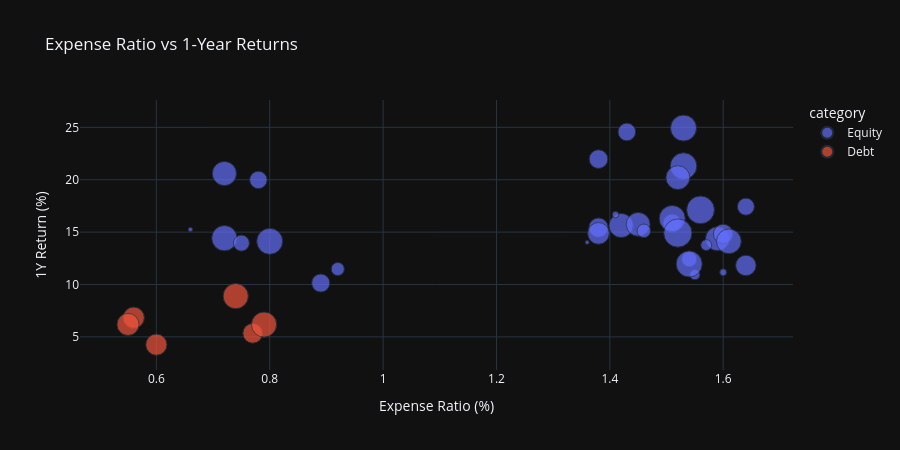

Write notebook code for a chart like this one.
### Markdown cell above
## Expense Ratio vs 1-Year Returns

### Code cell
# Expense Ratio vs 1-Year Returns
perf_merged = perf.merge(fund_master[['amfi_code','category']], on='amfi_code', how='left')
perf_merged = perf_merged.rename(columns={'category_y': 'category'})

fig = px.scatter(
    perf_merged, x='expense_ratio_pct', y='return_1yr_pct',
    color='category', size='aum_crore',
    hover_data=['amfi_code'],
    title='Expense Ratio vs 1-Year Returns',
    labels={'expense_ratio_pct': 'Expense Ratio (%)', 'return_1yr_pct': '1Y Return (%)'},
    template='plotly_dark'
)
fig.update_layout(height=450)
fig.write_image(str(CHARTS / 'chart12_expense_vs_return.png'))
fig.show()
print(' Chart 12 saved')

### Figure 1 — Plotly figure (JSON) as saved in the notebook; plotly's stock layout.template omitted (floating-point values rounded to 4 significant figures)
{"data": [{"customdata": [[119551], [119552], [119598], [119599], [100016], [125497], [100033], [125498], [120503], [120504], [120505], [120506], [118632], [118633], [118634], [118635], [120841], [120842], [120843], [119092], [119093], [119094], [119095], [101206], [101207], [102885], [102886], [102887], [148567], [148568], [148569], [149322], [149323], [149324]], "hovertemplate": "category=Equity<br>Expense Ratio (%)=%{x}<br>1Y Return (%)=%{y}<br>aum_crore=%{marker.size}<br>amfi_code=%{customdata[0]}<extra></extra>", "legendgroup": "Equity", "marker": {"color": "#636efa", "size": [14288, 1231, 19259, 36061, 6434, 10611, 23185, 18792, 36022, 41553, 979, 2571, 20909, 39475, 43630, 20284, 35585, 47469, 35012, 25803, 15866, 28996, 21545, 23500, 41613, 7350, 41728, 17912, 11361, 49046, 2989, 41828, 37835, 35124], "sizemode": "area", "sizeref": 122.6, "symbol": "circle"}, "mode": "markers", "name": "Equity", "orientation": "v", "showlegend": true, "type": "scatter", "x": [1.54, 0.66, 1.43, 0.72, 1.55, 0.92, 1.38, 0.78, 1.42, 0.8, 1.36, 1.41, 1.51, 0.72, 1.53, 0.89, 1.59, 1.56, 1.45, 1.64, 0.75, 1.38, 1.38, 1.6, 1.53, 1.57, 1.51, 1.64, 1.46, 1.52, 1.6, 1.54, 1.61, 1.52], "xaxis": "x", "y": [12.42, 15.25, 24.56, 20.59, 10.94, 11.48, 15.43, 19.98, 15.63, 14.12, 14.02, 16.67, 15.84, 14.42, 21.3, 10.14, 14.37, 17.12, 15.74, 11.82, 13.95, 14.88, 21.97, 14.82, 24.93, 13.76, 16.3, 17.43, 15.12, 14.91, 11.16, 11.96, 14.12, 20.2], "yaxis": "y"}, {"customdata": [[119120], [100025], [120507], [118636], [120844], [101208]], "hovertemplate": "category=Debt<br>Expense Ratio (%)=%{x}<br>1Y Return (%)=%{y}<br>aum_crore=%{marker.size}<br>amfi_code=%{customdata[0]}<extra></extra>", "legendgroup": "Debt", "marker": {"color": "#EF553B", "size": [24101, 27953, 39116, 30030, 27623, 38995], "sizemode": "area", "sizeref": 122.6, "symbol": "circle"}, "mode": "markers", "name": "Debt", "orientation": "v", "showlegend": true, "type": "scatter", "x": [0.77, 0.56, 0.74, 0.55, 0.6, 0.79], "xaxis": "x", "y": [5.34, 6.83, 8.89, 6.19, 4.26, 6.18], "yaxis": "y"}], "layout": {"height": 450, "legend": {"itemsizing": "constant", "title": {"text": "category"}, "tracegroupgap": 0}, "title": {"text": "Expense Ratio vs 1-Year Returns"}, "xaxis": {"anchor": "y", "domain": [0, 1], "title": {"text": "Expense Ratio (%)"}}, "yaxis": {"anchor": "x", "domain": [0, 1], "title": {"text": "1Y Return (%)"}}}}
